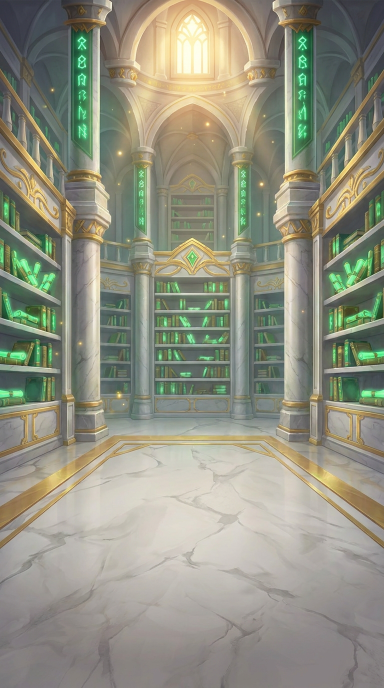
#> input picture art/orb/src/meshy-library.png, 768 x 1376 px (shown at 1/2 size)
$ python frames.py
#> lines starting #> are read from the running program, lines starting #| are printed output that depends on the picture; after the words box and inside, x2 and y2 are one past the last pixel; in counts of white or black regions, pixels touching at a corner belong together
"""Ш46 (сборка 2): marble-and-gold 9-slice frames that replace the old lava-stone kit (--u-oct, --u-plate, --u-lavab,
--u-trough). Same slice sizes as the old pictures, so every rule that uses them keeps working.
Usage: python3 art/orb/frames.py  ->  assets/orb/ui/f_*.webp"""
import os
import numpy as np
from PIL import Image, ImageDraw, ImageFilter

HERE = os.path.dirname(os.path.abspath(__file__)); os.chdir(HERE)
OUT = '../../assets/orb/ui/'
SS = 4  # supersampling


def slate(w, h, k=0.34, tint=(0.92, 1.0, 0.96)):
    """dark grey-green marble from the marble floor of the library picture"""
#> called with w = 256, h = 256, k = 0.34, tint = (0.92, 1, 0.96)
    src = Image.open('src/meshy-library.png').convert('L').crop((60, 1010, 708, 1370))
    src = src.resize((max(w, 648), max(h, 360)), Image.LANCZOS).crop((0, 0, w, h))
#> src: PIL image 256x256 L
    a = np.asarray(src).astype(float) / 255
    a = (a - a.mean()) * 1.6 + 0.5  # stronger veins
    rgb = np.stack([np.clip(a * k * t + 0.05, 0, 1) for t in tint], -1)
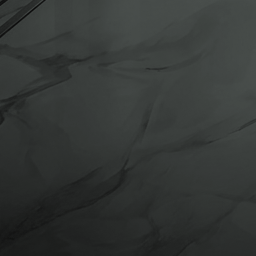
#> rgb: shape (256, 256, 3) float64; mean of channels 0, 1, 2 0.206, 0.22, 0.213; drawn as R, G, B
    return Image.fromarray((rgb * 255).astype(np.uint8), 'RGB').convert('RGBA')


def gold_ring(size, box, r, width, d):
    """a gold band with a dark outline, drawn on a supersampled layer"""
    x0, y0, x1, y1 = box
    d.rounded_rectangle((x0, y0, x1, y1), r, fill=None, outline=(42, 26, 6, 255), width=width + 4 * SS)
    for i in range(width):
        t = i / max(1, width - 1)
        c = (int(255 - 60 * t), int(236 - 80 * t), int(150 - 110 * t), 255) if t < 0.5 else (int(200 - 50 * (t - .5)), int(150 - 40 * (t - .5)), int(40 - 20 * (t - .5)), 255)
        d.rounded_rectangle((x0 + i + 2 * SS, y0 + i + 2 * SS, x1 - i - 2 * SS, y1 - i - 2 * SS), max(1, r - i - 2 * SS), outline=c, width=1)
    d.rounded_rectangle((x0 + width + 2 * SS, y0 + width + 2 * SS, x1 - width - 2 * SS, y1 - width - 2 * SS), max(1, r - width - 2 * SS), outline=(255, 246, 200, 160), width=SS)


def diamond(d, cx, cy, s):
    pts = [(cx, cy - s), (cx + s * .72, cy), (cx, cy + s), (cx - s * .72, cy)]
    d.polygon([(x + (2 if x > cx else -2) * SS, y + (2 if y > cy else -2) * SS) for x, y in pts], fill=(42, 26, 6, 255))
    d.polygon(pts, fill=(240, 196, 74, 255))
    inner = [(cx, cy - s * .7), (cx + s * .5, cy), (cx, cy + s * .7), (cx - s * .5, cy)]
    d.polygon(inner, fill=(16, 154, 80, 255))
    d.polygon([(cx, cy - s * .7), (cx + s * .5, cy), (cx, cy)], fill=(125, 255, 176, 255))


def frame(w, h, r, band, fill, diamonds=False, name='x'):
#> called with w = 256, h = 256, r = 30, band = 9, diamonds = True, name = 'f_oct.webp'
    W, H = w * SS, h * SS
#> W = 1024; H = 1024
    mask = Image.new('L', (W, H), 0); ImageDraw.Draw(mask).rounded_rectangle((0, 0, W - 1, H - 1), r * SS, fill=255)
#> after `mask = Image.new('L', (W, H), 0)`: mask: PIL image 1024x1024 L; every value is 0
#> after `ImageDraw.Draw(mask).rounded_rectangle((0, 0, W - 1, H - 1), r * SS, f`:
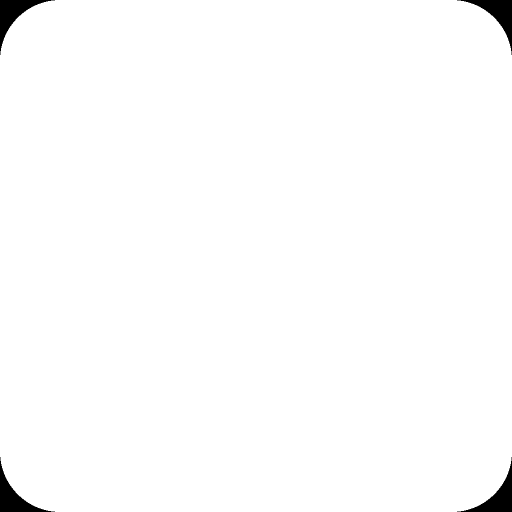
#> mask: PIL image 1024x1024 L (shown at 1/2 size); 98.8% white; 4 black regions, box (x1, y1, x2, y2) and area: (0, 0, 110, 110) 3125, (914, 0, 1024, 110) 3125, (0, 914, 110, 1024) 3125, (914, 914, 1024, 1024) 3125
    base = Image.new('RGBA', (W, H), (0, 0, 0, 0))
#> base: PIL image 1024x1024 RGBA; every value is 0
    if fill is not None:
        f = fill.resize((W, H), Image.LANCZOS); base.paste(f, (0, 0), mask)
        sh = Image.new('L', (W, H), 0)  # inner shade along the rim
        ImageDraw.Draw(sh).rounded_rectangle((band * SS, band * SS, W - band * SS, H - band * SS), r * SS, outline=255, width=6 * SS)
#> sh: PIL image 1024x1024 L; 8.1% white; 1 white region, box (x1, y1, x2, y2) and area: (36, 36, 989, 989) 84660
        sh = sh.filter(ImageFilter.GaussianBlur(5 * SS))
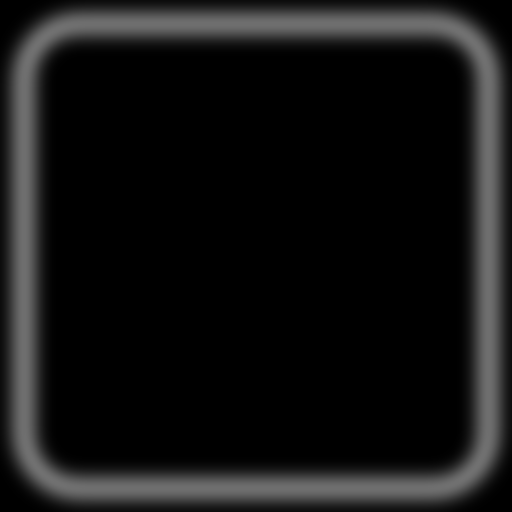
#> sh: PIL image 1024x1024 L (shown at 1/2 size); min 0, max 113, mean 20.5
        base = Image.composite(Image.new('RGBA', (W, H), (0, 0, 0, 255)), base, sh.point(lambda v: v * 0.45))
        base.putalpha(mask)
    d = ImageDraw.Draw(base)
    gold_ring((W, H), (0, 0, W - 1, H - 1), r * SS, band * SS, d)
    if diamonds:
        o = int(r * 0.42 + band * 0.5) * SS
        for cx, cy in ((o, o), (W - o, o), (o, H - o), (W - o, H - o)): diamond(d, cx, cy, (band + 4) * SS)
#> this loop made 4 passes
#> (cx, cy, pts in diamond, inner in diamond) on passes 1 to 4: (68, 68, [(68, 16), (105.4, 68), (68, 120), (30.56, 68)], [(68, 31.6), (94, 68), (68, 104.4), (42, 68)]), (956, 68, [(956, 16), (993.4, 68), (956, 120), (918.6, 68)], [(956, 31.6), (982, 68), (956, 104.4), (930, 68)]), (68, 956, [(68, 904), (105.4, 956), (68, 1008), (30.56, 956)], [(68, 919.6), (94, 956), (68, 992.4), (42, 956)]), (956, 956, [(956, 904), (993.4, 956), (956, 1008), (918.6, 956)], [(956, 919.6), (982, 956), (956, 992.4), (930, 956)])
    im = base.resize((w, h), Image.LANCZOS)
    im.save(OUT + name, 'WEBP', quality=92, method=6); print(name, im.size)
#| f_oct.webp (256, 256)
#> in frame (call 2), `mask = Image.new('L', (W, H), 0)`: mask: PIL image 384x384 L; every value is 0
#> in frame (call 2), `ImageDraw.Draw(mask).rounded_rectangle((0, 0, W - 1, H - 1), r * SS, f`: mask: PIL image 384x384 L; 98.1% white; 4 black regions, box (x1, y1, x2, y2) and area: (0, 0, 49, 49) 691, (335, 0, 384, 49) 691, (0, 335, 49, 384) 691, (335, 335, 384, 384) 691
#> in frame (call 2), `base = Image.new('RGBA', (W, H), (0, 0, 0, 0))`: base: PIL image 384x384 RGBA; every value is 0
#> in frame (call 2), `ImageDraw.Draw(sh).rounded_rectangle((band * SS, band * SS, W - band *..`: sh: PIL image 384x384 L; 20.2% white; 1 white region, box (x1, y1, x2, y2) and area: (16, 16, 369, 369) 29720
#| f_plate.webp (96, 96)
#> call 3 of slate, with w = 120, h = 80, k = 0.12, tint = (0.92, 1, 0.96)
#> in slate (call 3), `return Image.fromarray((rgb * 255).astype(np.uint8), 'RGB').convert('R..`:
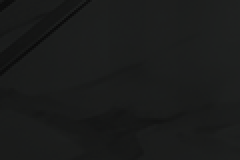
#> returned value: PIL image 120x80 RGBA (shown 2 times larger); mean R, G, B, A 26.3, 27.5, 26.9, 255
#> call 3 of frame, with w = 120, h = 80, r = 20, band = 5, diamonds = False, name = 'f_trough.webp'
#> in frame (call 3), `W, H = w * SS, h * SS`: W = 480; H = 320
#> in frame (call 3), `mask = Image.new('L', (W, H), 0)`: mask: PIL image 480x320 L; every value is 0
#> in frame (call 3), `ImageDraw.Draw(mask).rounded_rectangle((0, 0, W - 1, H - 1), r * SS, f`:
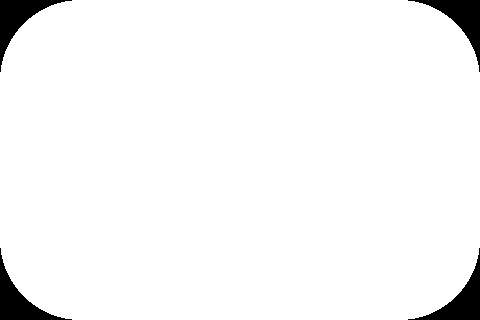
#> mask: PIL image 480x320 L; 96.4% white; 4 black regions, box (x1, y1, x2, y2) and area: (0, 0, 72, 72) 1400, (408, 0, 480, 72) 1400, (0, 248, 72, 320) 1400, (408, 248, 480, 320) 1400
#> in frame (call 3), `base = Image.new('RGBA', (W, H), (0, 0, 0, 0))`: base: PIL image 480x320 RGBA; every value is 0
#> in frame (call 3), `ImageDraw.Draw(sh).rounded_rectangle((band * SS, band * SS, W - band *..`: sh: PIL image 480x320 L; 19.2% white; 1 white region, box (x1, y1, x2, y2) and area: (20, 20, 461, 301) 29480
#> in frame (call 3), `sh = sh.filter(ImageFilter.GaussianBlur(5 * SS))`:
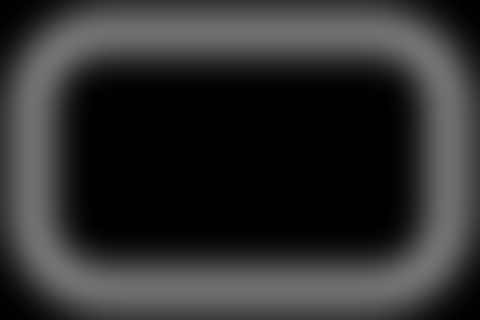
#> sh: PIL image 480x320 L; min 0, max 114, mean 46.8
#| f_trough.webp (120, 80)


def emerald(w, h, r, band, name):
#> called with w = 300, h = 120, r = 38, band = 6, name = 'f_btn.webp'
    W, H = w * SS, h * SS
    g = np.zeros((H, W, 4), np.uint8)
    t = np.linspace(0, 1, H)[:, None]
    top, mid, bot = np.array([93, 255, 160]), np.array([18, 160, 80]), np.array([6, 80, 31])
    col = np.where(t < .5, top + (mid - top) * (t / .5), mid + (bot - mid) * ((t - .5) / .5))  # (H, 3)
    g[..., :3] = np.broadcast_to(col[:, None, :], (H, W, 3)).astype(np.uint8); g[..., 3] = 255
    base = Image.fromarray(g, 'RGBA')
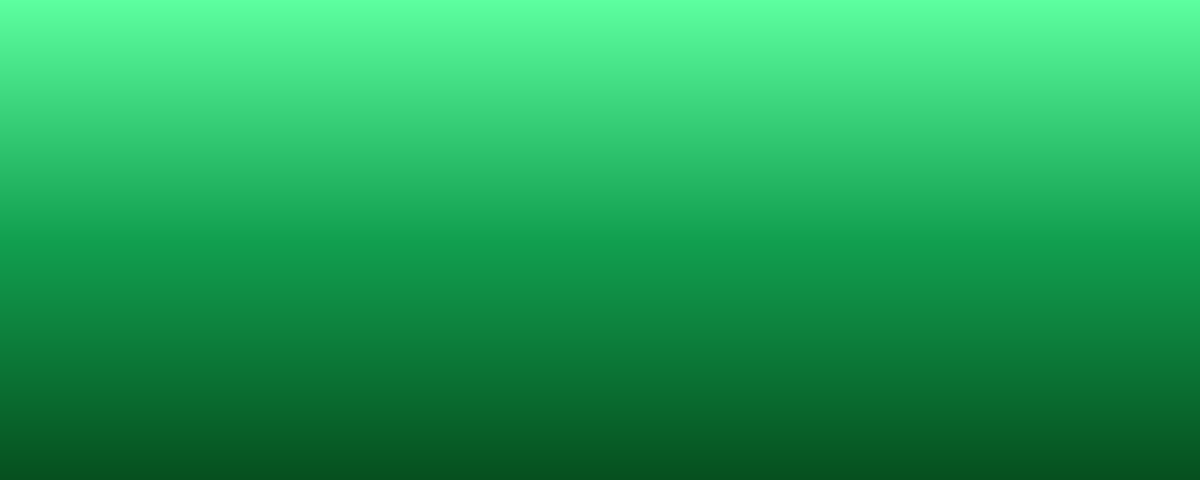
#> base: PIL image 1200x480 RGBA; mean R, G, B, A 33.3, 163.3, 87.2, 255
    mask = Image.new('L', (W, H), 0); ImageDraw.Draw(mask).rounded_rectangle((0, 0, W - 1, H - 1), r * SS, fill=255)
    gl = Image.new('L', (W, H), 0)  # glossy top half
    ImageDraw.Draw(gl).rounded_rectangle(((band + 6) * SS, (band + 3) * SS, W - (band + 6) * SS, H * 0.45), (r - band) * SS, fill=90)
    gl = gl.filter(ImageFilter.GaussianBlur(3 * SS))
    base = Image.composite(Image.new('RGBA', (W, H), (255, 255, 255, 255)), base, gl)
    base.putalpha(mask)
    d = ImageDraw.Draw(base)
    gold_ring((W, H), (0, 0, W - 1, H - 1), r * SS, band * SS, d)
    im = base.resize((w, h), Image.LANCZOS)
    im.save(OUT + name, 'WEBP', quality=92, method=6); print(name, im.size)
#| f_btn.webp (300, 120)


frame(256, 256, 30, 9, slate(256, 256), diamonds=True, name='f_oct.webp')       # slice 64
frame(96, 96, 14, 4, slate(96, 96, 0.38), name='f_plate.webp')                  # slice 18
frame(120, 80, 20, 5, slate(120, 80, 0.12), name='f_trough.webp')               # slice 24 30
emerald(300, 120, 38, 6, 'f_btn.webp')                                          # slice 40 52

$ run again, with art/orb/src/0f8a65c6.png copied over art/orb/src/meshy-library.png
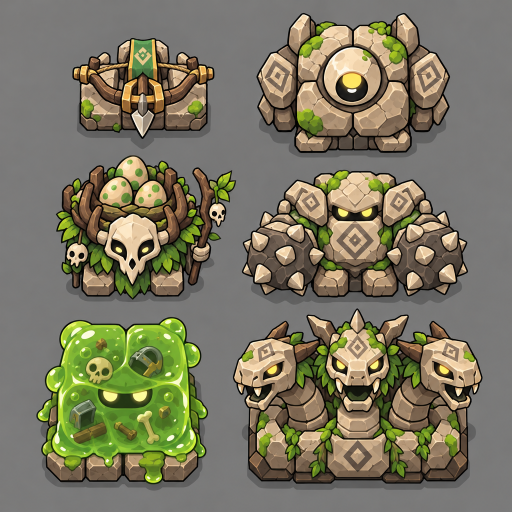
#> input picture art/orb/src/0f8a65c6.png, 1024 x 1024 px (shown at 1/2 size)
#> W = 1024
#> mask: PIL image 1024x1024 L; every value is 0
#> mask: PIL image 1024x1024 L; 98.8% white; 4 black regions, box (x1, y1, x2, y2) and area: (0, 0, 110, 110) 3125, (914, 0, 1024, 110) 3125, (0, 914, 110, 1024) 3125, (914, 914, 1024, 1024) 3125
#> in frame, `base = Image.composite(Image.new('RGBA', (W, H), (0, 0, 0, 255)), base..`:
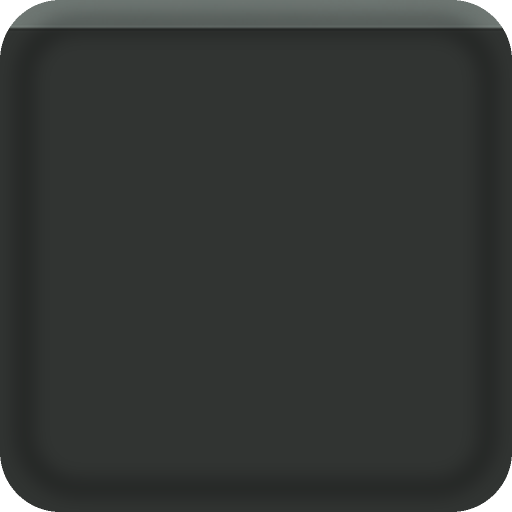
#> base: PIL image 1024x1024 RGBA (shown at 1/2 size); mean R, G, B, A 49.3, 52.4, 50.4, 252; transparent parts drawn white
#> the loop in frame, `for cx, cy in ((o, o), (W - o, o), (o, H - o), (W - o, H - o)): diamon..` made 4 passes
#> (cx, cy, pts in diamond, inner in diamond) on passes 1 to 3: (68, 68, [(68, 16), (105.4, 68), (68, 120), (30.56, 68)], [(68, 31.6), (94, 68), (68, 104.4), (42, 68)]), (956, 68, [(956, 16), (993.4, 68), (956, 120), (918.6, 68)], [(956, 31.6), (982, 68), (956, 104.4), (930, 68)]), (68, 956, [(68, 904), (105.4, 956), (68, 1008), (30.56, 956)], [(68, 919.6), (94, 956), (68, 992.4), (42, 956)])
#| f_oct.webp (256, 256)
#> rgb: shape (96, 96, 3) float64
#> mask: PIL image 384x384 L; every value is 0
#> mask: PIL image 384x384 L; 98.1% white; 4 black regions, box (x1, y1, x2, y2) and area: (0, 0, 49, 49) 691, (335, 0, 384, 49) 691, (0, 335, 49, 384) 691, (335, 335, 384, 384) 691
#> f: PIL image 384x384 RGBA
#> im: PIL image 96x96 RGBA
#| f_plate.webp (96, 96)
#> rgb: shape (80, 120, 3) float64
#> W = 480; H = 320
#> mask: PIL image 480x320 L; every value is 0
#> mask: PIL image 480x320 L; 96.4% white; 4 black regions, box (x1, y1, x2, y2) and area: (0, 0, 72, 72) 1400, (408, 0, 480, 72) 1400, (0, 248, 72, 320) 1400, (408, 248, 480, 320) 1400
#> f: PIL image 480x320 RGBA
#> in frame (call 3), `im = base.resize((w, h), Image.LANCZOS)`:
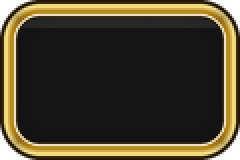
#> im: PIL image 120x80 RGBA (shown 2 times larger); mean R, G, B, A 64.5, 56.1, 35.2, 242.4; transparent parts drawn white
#| f_trough.webp (120, 80)
#| f_btn.webp (300, 120)
